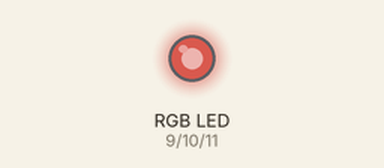
The sketch below on a simulated Arduino Uno, built with avr-gcc and run on an emulated ATmega328P. Shown: an RGB LED mixed from three pins (HIGH = lit). Dim RGB values are drawn brighter than linear; what the sketch prints to the serial monitor is not drawn.

Above: at 0.1 s.
Timing chart, 0 to 1.6 s (numbered marks = the images above):
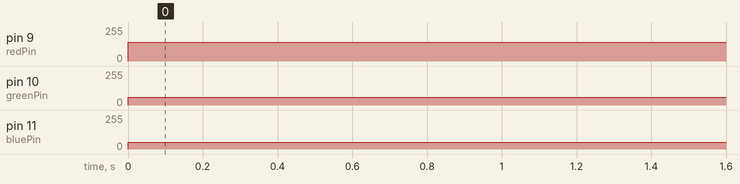

Measured:
- by itself, pin 9 (redPin): 0/255 → 142/255 at 0.00 s
- by itself, pin 10 (greenPin): 0/255 → 58/255 at 0.00 s
- by itself, pin 11 (bluePin): 0/255 → 51/255 at 0.00 s

The sketch:

valid_20250121161557_gpt4o.ino
```cpp
#include <Arduino.h>

// Define the pins for RGB LED
const int redPin = 9;   // Red pin connected to PWM output
const int greenPin = 10; // Green pin connected to PWM output
const int bluePin = 11; // Blue pin connected to PWM output

void setup() {
  pinMode(redPin, OUTPUT);
  pinMode(greenPin, OUTPUT);
  pinMode(bluePin, OUTPUT);

  Serial.begin(9600); // Start serial communication for debugging purposes
}

void loop() {
  // Assuming we have a function `getAverageColor` that returns the average color values
  float avgRed = 0.5623661971830984;   // Placeholder: Replace with actual data retrieval logic
  float avgGreen = 0.23716901408450702; // Placeholder: Replace with actual data retrieval logic
  float avgBlue = 0.200056338028169;    // Placeholder: Replace with actual data retrieval logic

  // Map the average color values to PWM range (0-255)
  int redValue = map(avgRed * 100, 0, 100, 0, 255);
  int greenValue = map(avgGreen * 100, 0, 100, 0, 255);
  int blueValue = map(avgBlue * 100, 0, 100, 0, 255);

  // Set the RGB LED color
  analogWrite(redPin, redValue);
  analogWrite(greenPin, greenValue);
  analogWrite(bluePin, blueValue);

  delay(500); // Adjust as needed for demonstration purposes

  // Debugging: Print current values to serial monitor
  Serial.print("Red: ");
  Serial.print(avgRed);
  Serial.print(", Green: ");
  Serial.print(avgGreen);
  Serial.print(", Blue: ");
  Serial.println(avgBlue);
}
```
